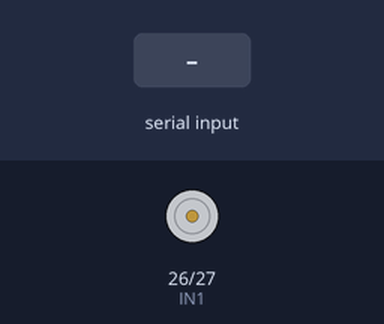
Recording of a sketch running on a simulated ESP32. On the bench: motor-driver pin pairs drawn as motors (green arrow = first pin HIGH = forward, orange = second pin HIGH = backward, longer = more drive, scaled by the enable pin). The test bench sets the inputs (shaded band). Nothing arrives over Bluetooth unless stated; what the sketch prints to the serial monitor is not drawn.

Above: at 1.2 s.
1.3 s: "F" received over the second serial link
At 2.4 s:
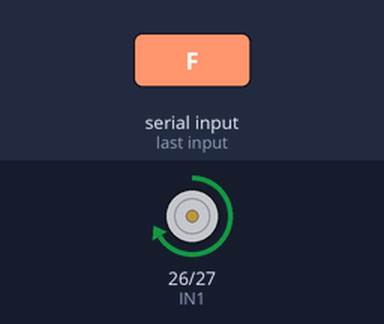
2.8 s: "B" received over the second serial link
At 3.6 s:
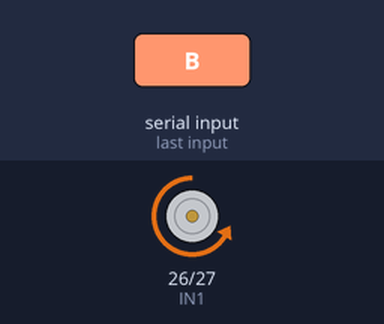
Timing chart, 0 to 5.8 s (numbered marks = the images above; inputs shaded):
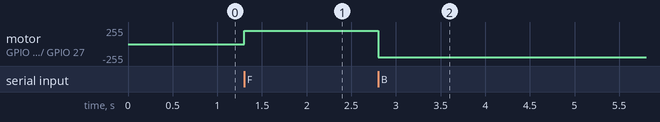

Measured:
- after the input at 1.3 s, motor on GPIO 26 (IN1) / GPIO 27 (IN2): stopped → forward 200/255 at once
- after the input at 2.8 s, motor on GPIO 26 (IN1) / GPIO 27 (IN2): forward 200/255 → backward 200/255 at once

The sketch:

Bluetooth_controlled_motor.ino
```cpp
#include "BluetoothSerial.h"

BluetoothSerial SerialBT;

#define IN1 26
#define IN2 27
#define ENA 14

void setup() {
  Serial.begin(115200);

  pinMode(IN1, OUTPUT);
  pinMode(IN2, OUTPUT);
  pinMode(ENA, OUTPUT);

  SerialBT.begin("chalne");
  Serial.println("Bluetooth Started");
}

void loop() {

  if (SerialBT.available()) {

    char cmd = SerialBT.read();

    if (cmd == 'F') {
      // Forward
      digitalWrite(IN1, HIGH);
      digitalWrite(IN2, LOW);
      analogWrite(ENA, 200);
    }

    else if (cmd == 'B') {
      // Backward
      digitalWrite(IN1, LOW);
      digitalWrite(IN2, HIGH);
      analogWrite(ENA, 200);
    }

    else if (cmd == 'S') {
      // Stop
      digitalWrite(IN1, LOW);
      digitalWrite(IN2, LOW);
      analogWrite(ENA, 0);
    }
  }
}
```
